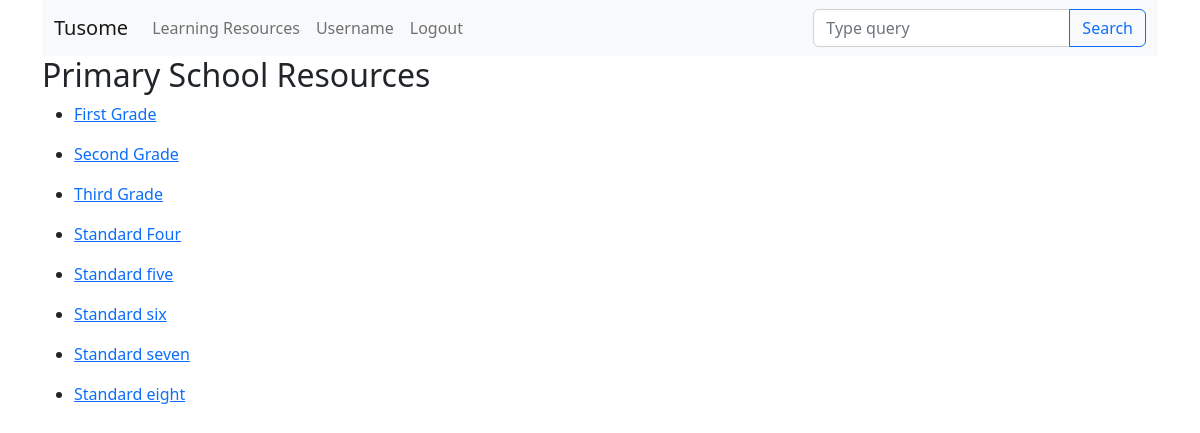
Screenshot of /curriculum/ (signed in) with the database file from the repository.
### carriculum/models.py (models this page shows, shortened)
class Standard(models.Model):
    name= models.CharField(max_length=50)
    description= models.TextField(max_length=500, blank=True)
    slug = models.SlugField(blank=True, null=True)

### carriculum/views.py (the view)
# urls.py: path("", views.StandardListView.as_view(), name="standards_list_view"),
class StandardListView(ListView):
     context_object_name= "standards"
     model = Standard
     template_name= "carriculum/standard_list_view.html"

### carriculum/templates/carriculum/standard_list_view.html
{% extends 'base.html' %}
{% block content %}
<div class="jumbotron">
    <h2>Primary School Resources</h2>
    {% for standard in standards %}
    <ul>
        <li> <a href="{% url 'carriculum:subject_list' slug=standard.slug %}"> {{ standard.name }}</a></li>
    </ul>
    {% endfor %}
</div>
{% endblock %}

### rows the page displays
Standard: name "First Grade"
Standard: name "Second Grade"
Standard: name "Third Grade"
Standard: name "Standard Four"
Standard: name "Standard five"
Standard: name "Standard six"
Standard: name "Standard seven"
Standard: name "Standard eight"
